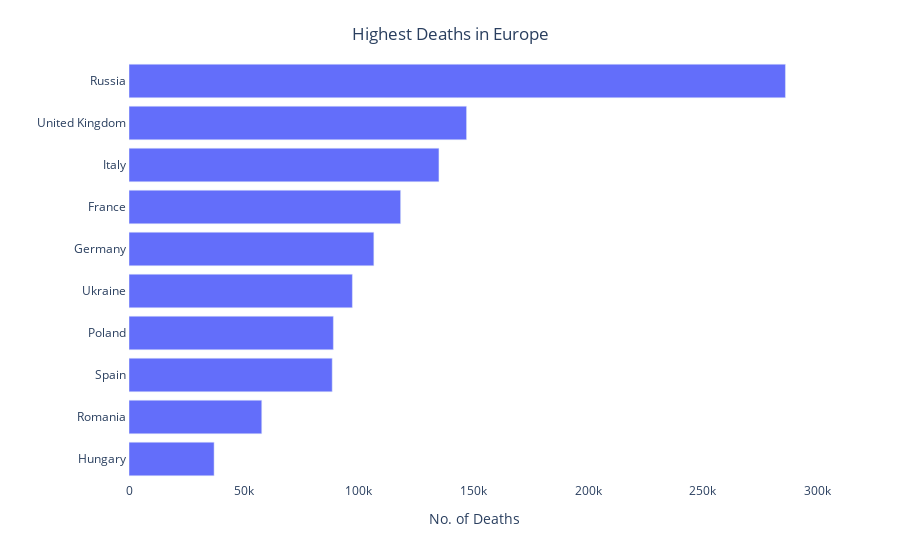

This figure's notebook cell:
### Markdown cell above
# Total Deaths in Europe Plotting

### Code cell
fig = px.bar(top_10_deaths, y="country", x="deaths", orientation='h')
fig.update_layout(plot_bgcolor = "white",
                  xaxis = dict(title = "No. of Deaths", linecolor = "white"),
                  yaxis = dict(title = " ", linecolor = "white"),
                  title={ 'text': "Highest Deaths in Europe",
                    'y':0.95,
                    'x':0.5})

fig.show()

### Figure 1 — Plotly figure (JSON) as saved in the notebook; plotly's stock layout.template omitted (floating-point values rounded to 4 significant figures)
{"data": [{"alignmentgroup": "True", "hovertemplate": "deaths=%{x}<br>country=%{y}<extra></extra>", "legendgroup": "", "marker": {"color": "#636efa", "pattern": {"shape": ""}}, "name": "", "offsetgroup": "", "orientation": "h", "showlegend": false, "textposition": "auto", "type": "bar", "x": [37079, 57847, 88542, 89045, 97328, 106685, 118357, 135049, 147085, 286023], "xaxis": "x", "y": ["Hungary", "Romania", "Spain", "Poland", "Ukraine", "Germany", "France", "Italy", "United Kingdom", "Russia"], "yaxis": "y"}], "layout": {"barmode": "relative", "legend": {"tracegroupgap": 0}, "margin": {"t": 60}, "plot_bgcolor": "white", "title": {"text": "Highest Deaths in Europe", "x": 0.5, "y": 0.95}, "xaxis": {"anchor": "y", "domain": [0, 1], "linecolor": "white", "title": {"text": "No. of Deaths"}}, "yaxis": {"anchor": "x", "domain": [0, 1], "linecolor": "white", "title": {"text": " "}}}}
